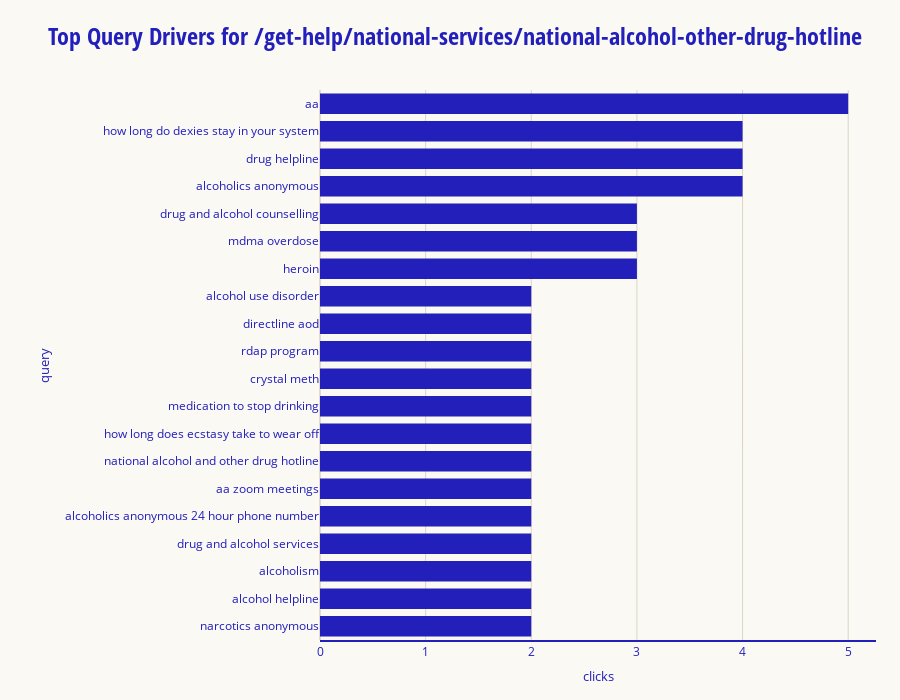

Notebook code for this chart:
### Code cell
top_queries = (
    df_queries.groupby("query", as_index=False)[["clicks", "impressions"]]
    .sum()
    .sort_values("clicks", ascending=False)
    .head(20)
)

total_clicks = float(top_queries["clicks"].sum()) or 1.0
top_queries["click_share"] = top_queries["clicks"] / total_clicks

fig = px.bar(
    top_queries.sort_values("clicks", ascending=True),
    x="clicks",
    y="query",
    orientation="h",
    template="lifeline",
    title=f"Top Query Drivers for {PAGE_PATH}",
)
fig.update_layout(height=700, margin={"l": 320})
lifeline_theme.add_lifeline_logo(fig)
fig.show()

top_queries.head(10)

### Figure 1 — Plotly figure (JSON) as saved in the notebook; plotly's stock layout.template omitted (floating-point values rounded to 4 significant figures)
{"data": [{"hovertemplate": "clicks=%{x}<br>query=%{y}<extra></extra>", "legendgroup": "", "marker": {"color": "#221FBB", "pattern": {"shape": ""}}, "name": "", "orientation": "h", "showlegend": false, "textposition": "auto", "type": "bar", "x": [2, 2, 2, 2, 2, 2, 2, 2, 2, 2, 2, 2, 2, 3, 3, 3, 4, 4, 4, 5], "xaxis": "x", "y": ["narcotics anonymous", "alcohol helpline", "alcoholism", "drug and alcohol services", "alcoholics anonymous 24 hour phone number", "aa zoom meetings", "national alcohol and other drug hotline", "how long does ecstasy take to wear off", "medication to stop drinking", "crystal meth", "rdap program", "directline aod", "alcohol use disorder", "heroin", "mdma overdose", "drug and alcohol counselling", "alcoholics anonymous", "drug helpline", "how long do dexies stay in your system", "aa"], "yaxis": "y"}], "layout": {"barmode": "relative", "height": 700, "legend": {"tracegroupgap": 0}, "margin": {"l": 320}, "title": {"text": "Top Query Drivers for /get-help/national-services/national-alcohol-other-drug-hotline"}, "xaxis": {"anchor": "y", "domain": [0, 1], "title": {"text": "clicks"}}, "yaxis": {"anchor": "x", "domain": [0, 1], "title": {"text": "query"}}}}
